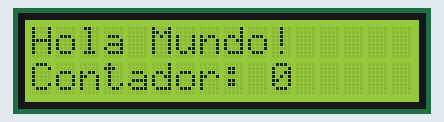
The sketch below on a simulated ESP32. On the bench: 16×2 character LCD.

Above: at 0.1 s.
At 4.2 s:
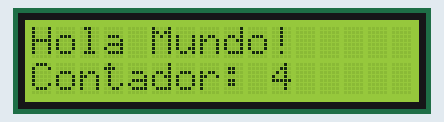
At 9.2 s:
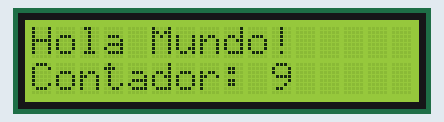
At 19.3 s:
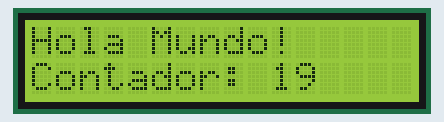
At 28.5 s:
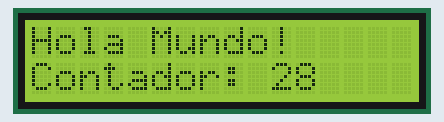
At 38.6 s:
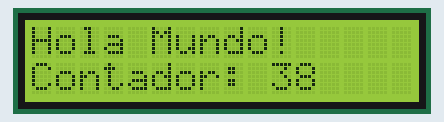

Measured:
- what the display in image 1 shows lasts 1.0 s, from 4.1 s to 5.1 s

The sketch:

sketch_jun1a.ino
```cpp
#include <Wire.h>
#include <LiquidCrystal_I2C.h>

LiquidCrystal_I2C lcd(0x27, 16, 2);  // Dirección I2C, columnas y filas del LCD

void setup() {
  Wire.begin(15, 2); // SDA en GPIO 15 y SCL en GPIO 2
  lcd.begin(16, 2);      // Inicializar el LCD con 16 columnas y 2 filas
  lcd.backlight();       // Encender la luz de fondo del LCD
  lcd.print("Hola Mundo!"); // Imprimir mensaje en la primera línea del LCD
}

void loop() {
  static int counter = 0;
  lcd.setCursor(0, 1);   // Colocar el cursor en la segunda línea
  lcd.print("Contador: ");
  lcd.print(counter);
  counter++;
  delay(1000);           // Esperar 1 segundo antes de actualizar el contador
}
```
